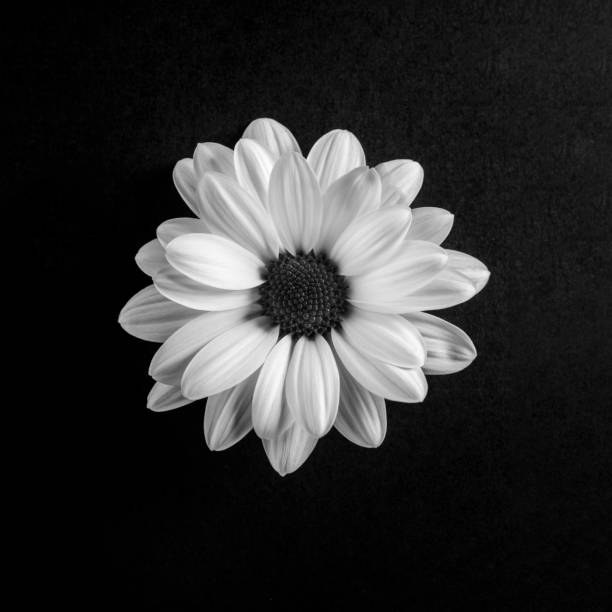
#> input picture greyscale.jpg, 612 x 612 px
$ python artistic_style_transfer.py greyscale.jpg greyscale.jpg
#> lines starting #> are read from the running program, lines starting #| are printed output that depends on the picture
import cv2
import numpy as np
import math
import sys

if len(sys.argv) != 3:
    print("Usage: python part3.py ref_img.jpg grey_img.jpg")
    sys.exit(1)
ref_image_path = sys.argv[1]
grey_image_path = sys.argv[2]

import cv2
import numpy as np
import math

# img = cv2.imread('C:/Users/Atharv/OneDrive/Desktop/greyscale.jpg')
img = cv2.imread(grey_image_path)
#> img is the input picture: shape (612, 612, 3); min 0, max 255, mean 46
# if image is 2 dimensional, we take the L in labspace as intensity and keep A and B as 0
if len(img.shape) == 2:
    img = np.repeat(img[:, :, np.newaxis], 3, axis=2)

# if image is 3 dimensional, we convert it to lab
else:
    img = cv2.cvtColor(img, cv2.COLOR_BGR2LAB)
#> img: shape (612, 612, 3); mean of channels 0, 1, 2 45.9, 128, 128
rows = img.shape[0]
#> rows = 612
cols = img.shape[1]
#> cols = 612

ref = cv2.imread(ref_image_path)
ref = cv2.cvtColor(ref, cv2.COLOR_BGR2LAB)
swatch_size = 5
ref_swatches = 2
# manually selecting swatches in reference image, storing mean of L values and coordinates of the swatch in l_ref
l_ref = np.zeros((ref_swatches,3))
l_ref[0] = [ref[500:505,800:805].mean(),500,800]
l_ref[1] = [ref[50:55,800:805].mean(),50,800]

# creating a 2D array to store the mean values of L for a swatch
l = np.zeros((rows//swatch_size+1,cols//swatch_size+1))


# filling l
for i in range(0,rows, swatch_size):
    for j in range(0,cols,  swatch_size):
        l[i//swatch_size][j//swatch_size] = img[i:i+swatch_size , j:j+swatch_size , 0].mean()
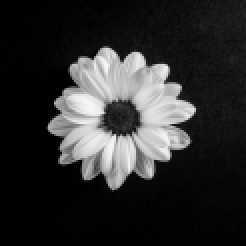
#> l: shape (123, 123) float64 (shown 2 times larger); min 0.2, max 249.2, mean 45.6


# substituting L values of each swatch to the closest swatch in the reference image

for i in range(0,rows//swatch_size):
    for j in range(0,cols//swatch_size):
        minimum = l_ref[0][0]
        index = 0
        for k in range(0,ref_swatches):
            if abs(l[i][j] - l_ref[k][0]) < minimum:
                index = k
        x = int(l_ref[index,1])
        y = int(l_ref[index,2])
#> (the run stopped early here; a loop or call above may not have finished)

$ run again, with shadow_img.png saved as greyscale.jpg
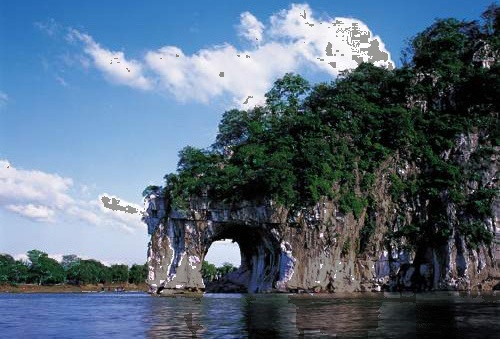
#> input picture shadow_img.png, 500 x 339 px
#> img is the input picture: shape (339, 500, 3); mean B, G, R 123.5, 104.8, 86.2
#> img: shape (339, 500, 3); mean of channels 0, 1, 2 107.9, 127.1, 116.5
#> after the loop `for i in range(0,rows, swatch_size):`:
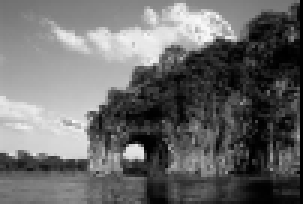
#> l: shape (68, 101) float64 (shown 3 times larger); min 0, max 249.5, mean 106.7
